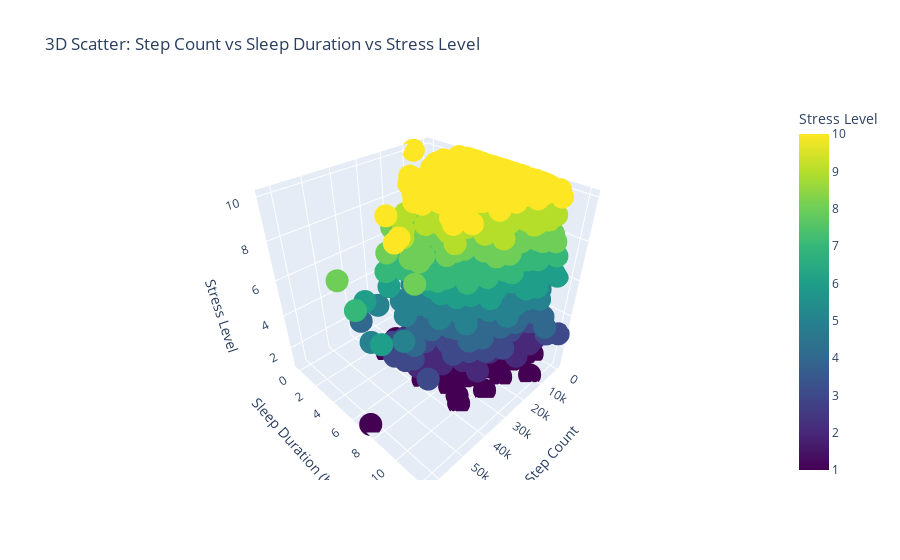

Notebook cell for this chart:
### Code cell
shd_df.plot_3d_steps_sleep_stress_interactive()

### Figure 1 — Plotly figure (JSON) as saved in the notebook; plotly's stock layout.template omitted (floating-point values rounded to 4 significant figures; data arrays with more than 128 entries replaced by an {"elided": "..."} marker saying what was removed)
{"data": [{"hovertemplate": "Step Count=%{x}<br>Sleep Duration (hours)=%{y}<br>Stress Level=%{marker.color}<extra></extra>", "legendgroup": "", "marker": {"color": {"elided": "9799 float values"}, "coloraxis": "coloraxis", "symbol": "circle"}, "mode": "markers", "name": "", "scene": "scene", "showlegend": false, "type": "scatter3d", "x": {"elided": "9799 float values"}, "y": {"elided": "9799 float values"}, "z": {"elided": "9799 float values"}}], "layout": {"coloraxis": {"colorbar": {"title": {"text": "Stress Level"}}, "colorscale": [[0, "#440154"], [0.1111, "#482878"], [0.2222, "#3e4989"], [0.3333, "#31688e"], [0.4444, "#26828e"], [0.5556, "#1f9e89"], [0.6667, "#35b779"], [0.7778, "#6ece58"], [0.8889, "#b5de2b"], [1, "#fde725"]]}, "legend": {"tracegroupgap": 0}, "scene": {"domain": {"x": [0, 1], "y": [0, 1]}, "xaxis": {"title": {"text": "Step Count"}}, "yaxis": {"title": {"text": "Sleep Duration (hours)"}}, "zaxis": {"title": {"text": "Stress Level"}}}, "title": {"text": "3D Scatter: Step Count vs Sleep Duration vs Stress Level"}}}
